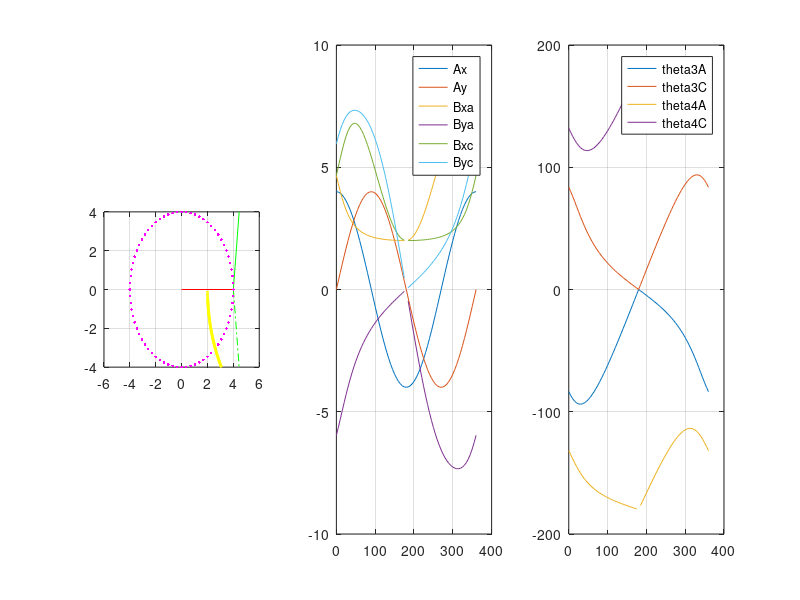

Recreate this plot in MATLAB.
% Programa para analizar la posición de un M4L
% Método Lazo Vectorial
% Eduardo Cano G.


% Tamño de eslabones
a = 4; %L2
b = 6; %L3
c = 8; %L4
d = 10; %L1


% Coordenadas de Ox, Oy y Qx, Qy
Ox = 0; Oy = 0;
Qx = d; Qy = 0;

theta2d = 0:5:360;


% Posiciones de Ax , Ay
Ax = a*cosd(theta2d);
Ay = a*sind(theta2d);


% Variables Auxiliares 

k1 = d/a;
k2 = d/c;
k3 = (a^2 - b^2 + c^2 + d^2)/(2*a*c);

k4 = d/b;
k5 = d/a;
k6 = (c^2 - a^2 - b^2 - d^2)/(2*a*b);

A = -k1 + cosd(theta2d) - k2*cosd(theta2d) + k3;
B = -2*sind(theta2d);
C = k1 - cosd(theta2d) - k2*cosd(theta2d) + k3;

D = -k5 + cosd(theta2d) + k4*cosd(theta2d) + k6;
E = -2*sind(theta2d);
F = k5 - cosd(theta2d) + k4*cosd(theta2d) + k6;




theta3da = 2*atand((-E + sqrt(E.^2 - 4.*D.*F)) ./ (2.*D));
theta3dc = 2*atand((-E - sqrt(E.^2 - 4.*D.*F)) ./ (2.*D));

theta4da = 2*atand((-B + sqrt(B.^2 - 4.*A.*C)) ./ (2.*A));
theta4dc = 2*atand((-B - sqrt(B.^2 - 4.*A.*C)) ./ (2.*A));



% Posiciones de B

Bxa = c*cosd(theta4da) + d;
Bxc = c*cosd(theta4dc) + d;

Bya = c*sind(theta4da);
Byc = c*sind(theta4dc);




figure(20)
subplot(131)
for k = 1 : length(theta2d)
    plot([Ox, Ax(k)] , [Oy, Ay(k)], '-r',...
        [Ax(k) , Bxa(k)] , [Ay(k) , Bya(k)], '-.g',...
        [Bxa(k) , Qx] , [Bya(k) , Qy] , '-.b' , ...
        [Ax(k), Bxc(k)] , [Ay(k) , Byc(k)] , '-g' , ...
        [Bxc(k) , Qx] , [Byc(k) , Qy] , '-b' , ...
        'LineWidth',2);
    hold on;
    plot(Ax(1:k), Ay(1:k), 'm.', 'LineWidth', 2); 
    plot(Bxa(1:k), Bya(1:k), 'y-', 'LineWidth', 2);

    axis([-6 6 -4 4])
    grid on
    axis square

    drawnow
    pause(0.01)
    hold off

end

subplot(132)
pocisiones_matriz = [Ax; Ay; Bxa; Bya; Bxc; Byc];
plot(theta2d, pocisiones_matriz);
grid on
legend('Ax', 'Ay', 'Bxa', 'Bya', 'Bxc', 'Byc')



subplot(133)
angulos_matriz = [theta3da; theta3dc; theta4da; theta4dc ];
plot(theta2d, angulos_matriz);
grid on
legend('theta3A', 'theta3C', 'theta4A', 'theta4C')
